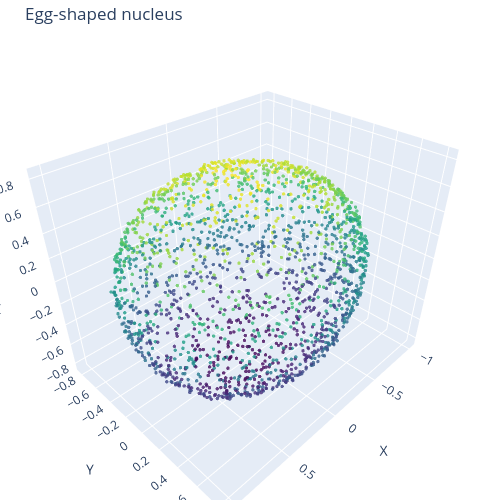

Notebook source saved alongside this figure:
### Code cell
egg = sample_egg_shape_point_cloud(
    n=2000,
    axes=(1, 0.8, 0.8),
    axis=(1.0, 0.0, 0.0),
    eggness=0.15,
    noise=0.01,
    random_state=2,
)
plot_point_cloud(egg, title="Egg-shaped nucleus")

### Figure 1 — Plotly figure (JSON) as saved in the notebook; plotly's stock layout.template omitted (floating-point values rounded to 4 significant figures; data arrays with more than 128 entries replaced by an {"elided": "..."} marker saying what was removed)
{"data": [{"marker": {"color": {"elided": "2000 float values"}, "colorscale": [[0, "#440154"], [0.1111, "#482878"], [0.2222, "#3e4989"], [0.3333, "#31688e"], [0.4444, "#26828e"], [0.5556, "#1f9e89"], [0.6667, "#35b779"], [0.7778, "#6ece58"], [0.8889, "#b5de2b"], [1, "#fde725"]], "opacity": 0.8, "size": 2}, "mode": "markers", "type": "scatter3d", "x": {"elided": "2000 float values"}, "y": {"elided": "2000 float values"}, "z": {"elided": "2000 float values"}}], "layout": {"height": 500, "margin": {"b": 0, "l": 0, "r": 0, "t": 40}, "scene": {"aspectmode": "data", "xaxis": {"title": {"text": "X"}}, "yaxis": {"title": {"text": "Y"}}, "zaxis": {"title": {"text": "Z"}}}, "title": {"text": "Egg-shaped nucleus"}, "width": 500}}
